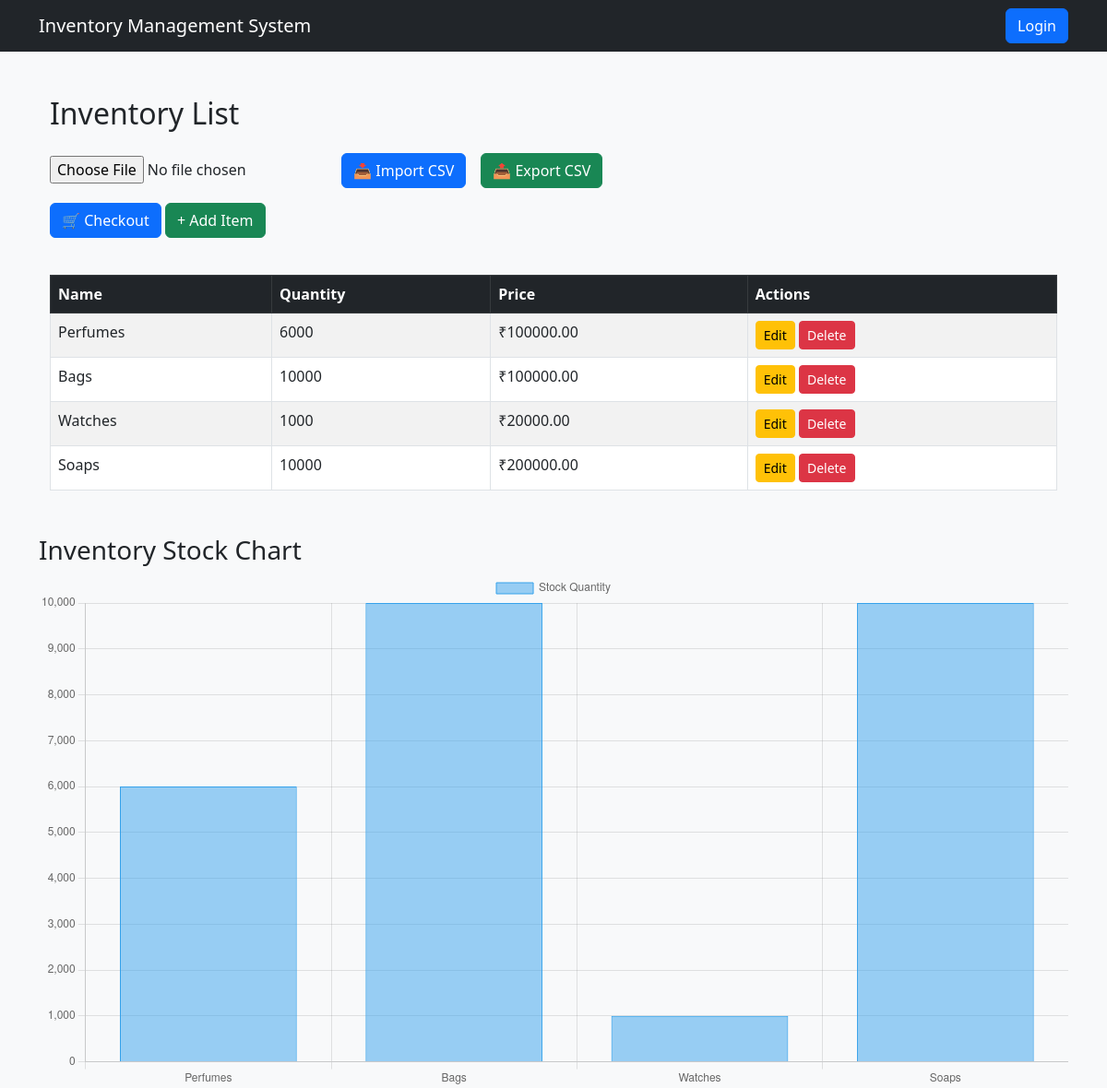
/, run on an earlier commit of the app's database.
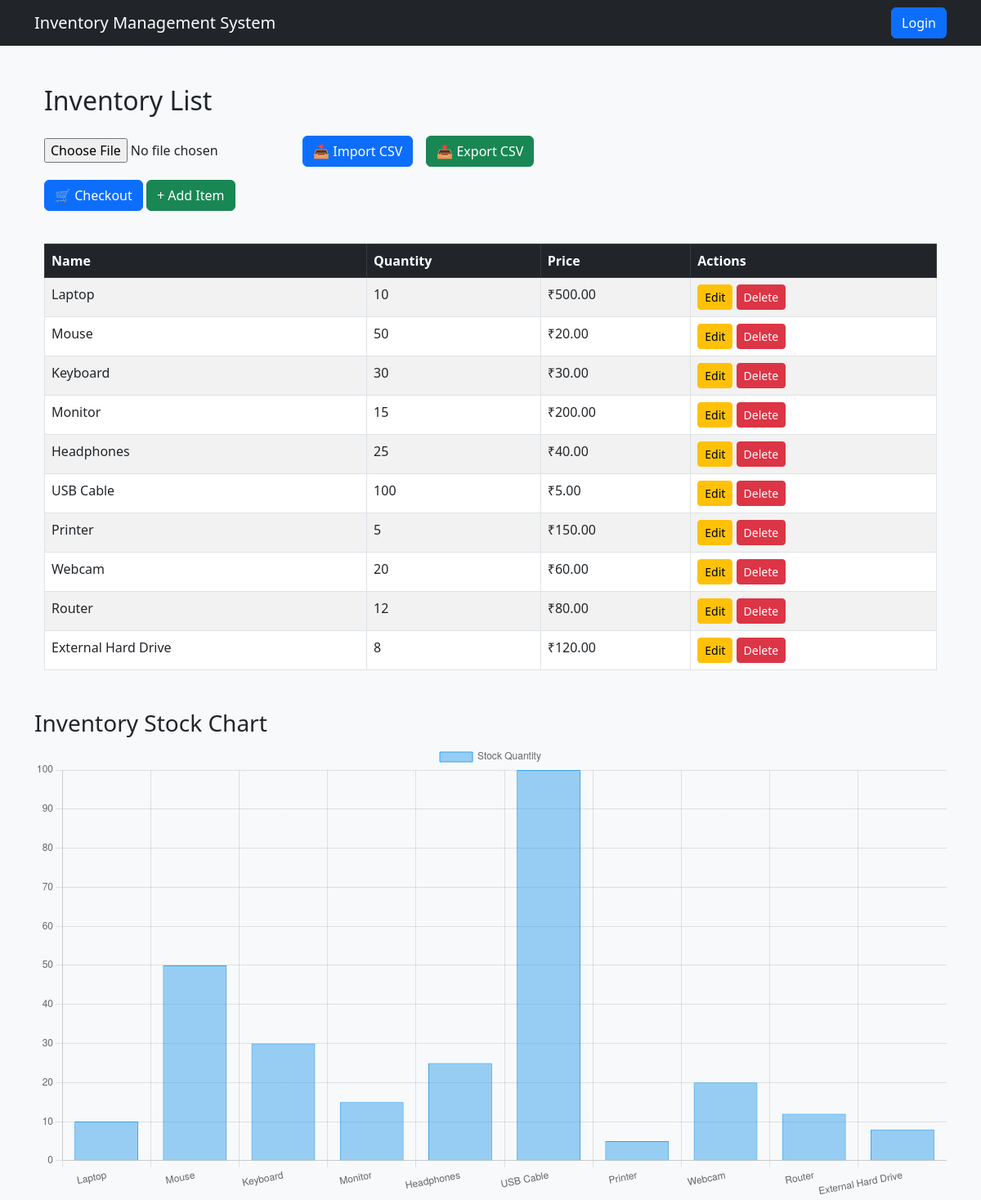
And on a later commit of the database.
### inventory/models.py (models this page shows, shortened)
class Item(models.Model):
    name = models.CharField(max_length=100)
    description = models.TextField(blank=True, null=True)
    quantity = models.PositiveIntegerField()
    price = models.DecimalField(max_digits=10, decimal_places=2)
    created_at = models.DateTimeField(auto_now_add=True)

### inventory/views.py (the view)
# urls.py: path('', inventory_list, name='inventory_list'),
def inventory_list(request):
    items = Item.objects.all()
    labels = list(items.values_list('name', flat=True))
    data = list(items.values_list('quantity', flat=True))
    return render(request, 'inventory/inventory_list.html', {
        'items': items,
        'labels': json.dumps(labels),  # ✅ Ensure JSON format
        'data': json.dumps(data)       # ✅ Ensure JSON format
    })

### inventory/templates/inventory/inventory_list.html (shortened to what this page needs)
{% extends "base.html" %}
{% block content %}
<div class="container mt-5">
    <h2 class="mb-4">Inventory List</h2>
    <div class="mb-3 d-flex gap-3">
        <form method="post" enctype="multipart/form-data" action="{% url 'import_csv' %}">
            <input type="file" name="csv_file" accept=".csv" required>
            <button type="submit" class="btn btn-primary">📥 Import CSV</button>
        </form>
        <a href="{% url 'export_csv' %}" class="btn btn-success">📤 Export CSV</a>
    </div>
    <a href="{% url 'checkout' %}" class="btn btn-primary mb-3">🛒 Checkout</a>
    <a href="{% url 'add_item' %}" class="btn btn-success mb-3">+ Add Item</a>
    <table class="table table-bordered table-striped mt-4">
        <thead class="table-dark">
            <tr>
                <th>Name</th>
                <th>Quantity</th>
                <th>Price</th>
                <th>Actions</th>
            </tr>
        </thead>
        <tbody>
            {% for item in items %}
            <tr>
                <td>{{ item.name }}</td>
                <td>{{ item.quantity }}</td>
                <td>₹{{ item.price }}</td>
                <td>
                    <a href="{% url 'update_item' item.id %}" class="btn btn-warning btn-sm">Edit</a>
                    <a href="{% url 'delete_item' item.id %}" class="btn btn-danger btn-sm">Delete</a>
                </td>
            </tr>
            {% endfor %}
        </tbody>
    </table>
</div>
 <h3 class="mt-5">Inventory Stock Chart</h3>
 <canvas id="inventoryChart"></canvas>
<script>
    document.addEventListener("DOMContentLoaded", function () {
        var ctx = document.getElementById("inventoryChart").getContext("2d");
        // ✅ Ensure data is correctly formatted
        var labels = JSON.parse('{{ labels|escapejs }}'); // Product names
        var data = JSON.parse('{{ data|escapejs }}'); // Stock quantities
        // ✅ Check if data exists
        if (labels.length === 0 || data.length === 0) {
            console.warn("No inventory data available for the chart.");
        }
        var chart = new Chart(ctx, {
            type: "bar",
            data: {
                labels: labels,
                datasets: [{
                    label: "Stock Quantity",
                    data: data,
                    backgroundColor: "rgba(54, 162, 235, 0.5)",
                    borderColor: "rgba(54, 162, 235, 1)",
                    borderWidth: 1
                }]
            },
            options: {
                responsive: true,
                scales: {
                    y: { beginAtZero: true }
                }
            }
        });
    });
</script>
{% endblock %}

### inventory/templates/base.html (shortened to what this page needs)
{% load static %}
<!DOCTYPE html>
<html lang="en">
<head>
    <link href="https://cdn.jsdelivr.net/npm/bootstrap@5.3.0/dist/css/bootstrap.min.css" rel="stylesheet">
    <link rel="stylesheet" href="{% static 'styles.css' %}">
</head>
<body>
    <nav class="navbar navbar-expand-lg navbar-dark bg-dark">
        <div class="container">
            <a class="navbar-brand" href="{% url 'inventory_list' %}">Inventory Management System</a>
            <div class="d-flex">
                {% if user.is_authenticated %}
                    <span class="navbar-text text-light me-3">Welcome, {{ user.username }}</span>
                    <a href="{% url 'logout' %}" class="btn btn-danger">Logout</a>
                {% else %}
                    <a href="{% url 'login' %}" class="btn btn-primary">Login</a>
                {% endif %}
            </div>
        </div>
    </nav>
    <div class="container mt-4">
        {% block content %}
        {% endblock %}
    </div>
</body>
</html>

### inventory/static/styles.css (style rules this page uses)
body { background-color: #f8f9fa; }

What changed in the data, as far as the page shows it:
removed Item: name "Perfumes", quantity "6000", price "100000.00"
removed Item: name "Bags", quantity "10000", price "100000.00"
removed Item: name "Watches", quantity "1000", price "20000.00"
removed Item: name "Soaps", quantity "10000", price "200000.00"
added Item: name "Laptop", quantity "10", price "500.00"
added Item: name "Mouse", quantity "50", price "20.00"
added Item: name "Keyboard", quantity "30", price "30.00"
added Item: name "Monitor", quantity "15", price "200.00"
added Item: name "Headphones", quantity "25", price "40.00"
added Item: name "USB Cable", quantity "100", price "5.00"
added Item: name "Printer", quantity "5", price "150.00"
added Item: name "Webcam", quantity "20", price "60.00"
added Item: name "Router", quantity "12", price "80.00"
added Item: name "External Hard Drive", quantity "8", price "120.00"
Also different on the page:
chart data {{ data|escapejs }}: [6000, 10000, 1000, 10000] → [10, 50, 30, 15, 25, 100, 5, 20, 12, 8]
